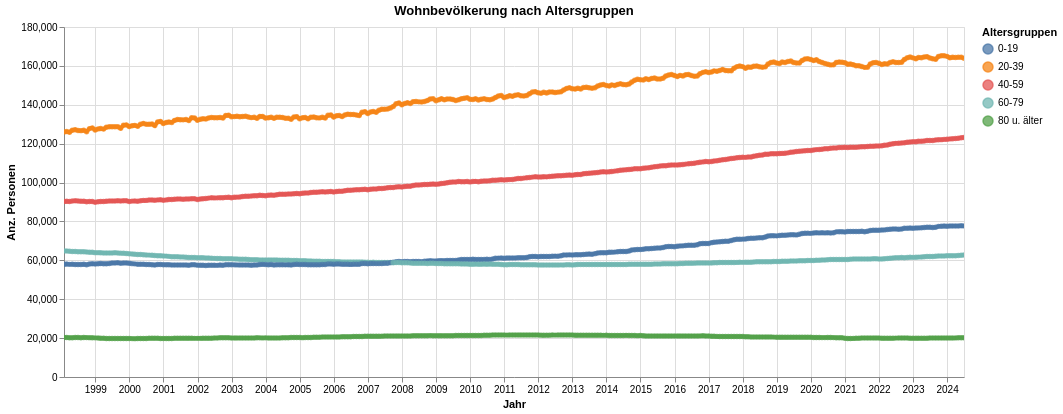

Source (notebook cell):
### Code cell
myTitle="Wohnbevölkerung nach Altersgruppen"
highlight = alt.selection(type='single', on='mouseover',
                          fields=['AlterV20ueber80Kurz_noDM'], nearest=True)
#x='date:StichtagDatJahr',
base = alt.Chart(myAgg.reset_index().query('sum_WBev>100'), title=myTitle).encode(
    x=alt.X('StichtagDat', axis=alt.Axis(title='Jahr'))# , axis=alt.Axis(format='%', title='percentage')
    , y=alt.X('sum_WBev', axis=alt.Axis(title='Anz. Personen'))
    , color=alt.Color('AlterV20ueber80Kurz_noDM', legend=alt.Legend(title="Altersgruppen"))  
    ,tooltip=['StichtagDat', 'AlterV20ueber80Kurz_noDM', 'sum_WBev']    
)
points = base.mark_circle().encode(
    opacity=alt.value(0.75)
).add_selection(
    highlight
).properties(
    width=900 , height=350
)
lines = base.mark_line().encode(
    size=alt.condition(~highlight, alt.value(0.5), alt.value(4))
).interactive()

lines + points

### Figure 1 — Vega-Lite specification as saved in the notebook (floating-point values rounded to 4 significant figures; data arrays with more than 128 entries replaced by an {"elided": "..."} marker saying what was removed)
{"config": {"view": {"continuousWidth": 300, "continuousHeight": 300}}, "layer": [{"mark": {"type": "line"}, "encoding": {"color": {"field": "AlterV20ueber80Kurz_noDM", "legend": {"title": "Altersgruppen"}, "type": "nominal"}, "size": {"condition": {"test": {"not": {"param": "param_13"}}, "value": 0.5}, "value": 4}, "tooltip": [{"field": "StichtagDat", "type": "temporal"}, {"field": "AlterV20ueber80Kurz_noDM", "type": "nominal"}, {"field": "sum_WBev", "type": "quantitative"}], "x": {"axis": {"title": "Jahr"}, "field": "StichtagDat", "type": "temporal"}, "y": {"axis": {"title": "Anz. Personen"}, "field": "sum_WBev", "type": "quantitative"}}, "name": "view_13", "title": "Wohnbevölkerung nach Altersgruppen"}, {"mark": {"type": "circle"}, "encoding": {"color": {"field": "AlterV20ueber80Kurz_noDM", "legend": {"title": "Altersgruppen"}, "type": "nominal"}, "opacity": {"value": 0.75}, "tooltip": [{"field": "StichtagDat", "type": "temporal"}, {"field": "AlterV20ueber80Kurz_noDM", "type": "nominal"}, {"field": "sum_WBev", "type": "quantitative"}], "x": {"axis": {"title": "Jahr"}, "field": "StichtagDat", "type": "temporal"}, "y": {"axis": {"title": "Anz. Personen"}, "field": "sum_WBev", "type": "quantitative"}}, "name": "view_14", "title": "Wohnbevölkerung nach Altersgruppen"}], "data": {"name": "data-82f2263f5ba90b16fa043fd19eb548cf"}, "height": 350, "params": [{"name": "param_14", "select": {"type": "interval", "encodings": ["x", "y"]}, "bind": "scales", "views": ["view_13"]}, {"name": "param_13", "select": {"type": "point", "fields": ["AlterV20ueber80Kurz_noDM"], "nearest": true, "on": "mouseover"}, "views": ["view_14"]}], "width": 900, "$schema": "https://vega.github.io/schema/vega-lite/v5.8.0.json", "datasets": {"data-82f2263f5ba90b16fa043fd19eb548cf": {"elided": "1590 records"}}}
